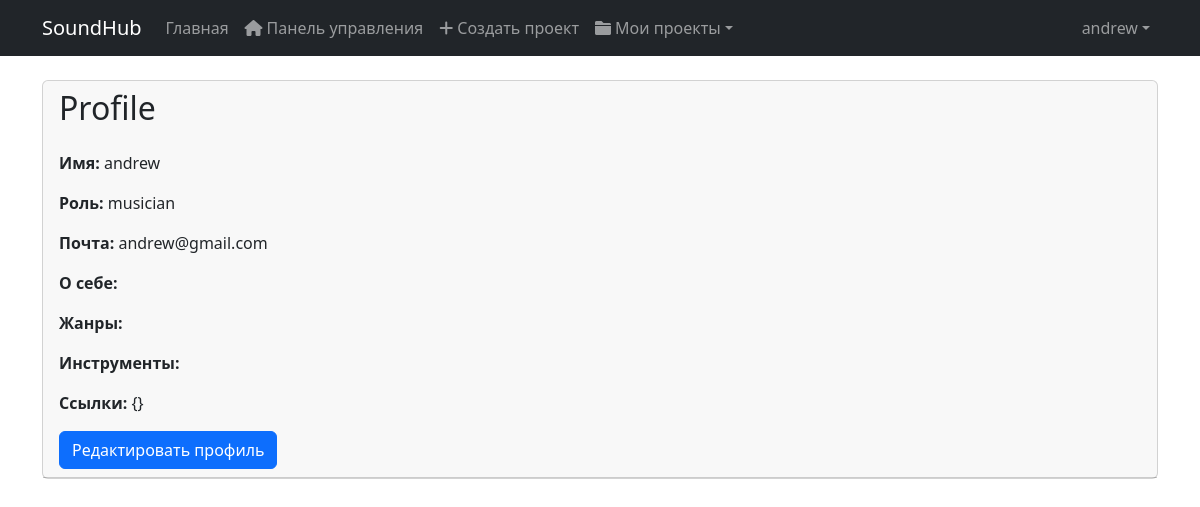
Page /api/users/profile (signed in) on the earlier database version.
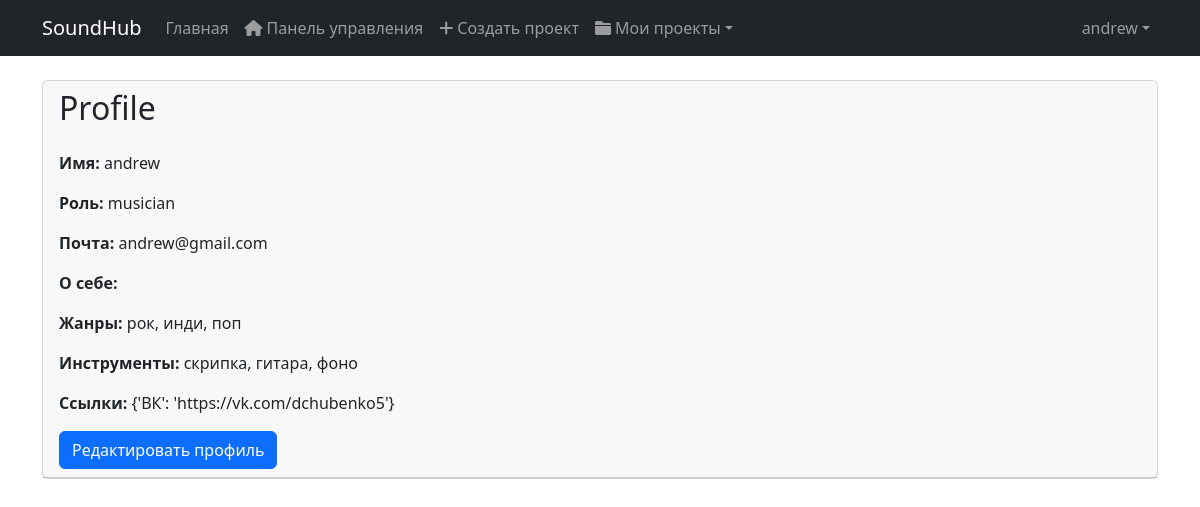
Same page on the later database version.
### users/models.py (models this page shows)
class User(AbstractUser):
    USER_TYPES = (
        ('musician', 'Музыкант'),
        ('studio_owner', 'Владелец студии'),
        ('studio_worker', 'Работник студии')
    )
    user_type = models.CharField(max_length=20, choices=USER_TYPES)
    phone = models.CharField(max_length=20, blank=True)
    is_verified = models.BooleanField(default=False)

class UserProfile(models.Model):
    user = models.OneToOneField(User, on_delete=models.CASCADE)
    avatar = models.ImageField(upload_to='avatars/')
    bio = models.TextField(blank=True)
    social_links = models.JSONField(default=dict)
    instruments = models.JSONField(default=list)
    genres = models.JSONField(default=list)
    studio = models.ForeignKey('studios.Studio', null=True, blank=True, on_delete=models.SET_NULL)

### users/views.py (the view, shortened to what this page needs)
# urls.py: path('profile', profile, name='profile'),
@login_required
def profile(request):
    user = User.objects.get(username=request.user.username)
    return render(request, 'profile.html', {'user': user})

### chats/models.py (called while the page is built)
    def get_last_message(self):
        return self.messages.order_by('-created_at').first()

### templates/profile.html (shortened to what this page needs)
{% extends 'base.html' %}
{% block content %}
  <div class="container mt-4">
    <div class="row">
      <div class="col-md-12">
        <div class="card">
          <div class="card-header">
            <h2 class="mb-0">Profile</h2>
            <br>
            <p>
              <strong>Имя:</strong> {{ user.username }}
            </p>
            <p>
              <strong>Роль:</strong> {{ user.user_type }}
            </p>
            <p>
              <strong>Почта:</strong> {{ user.email }}
            </p>
            <p>
              <strong>О себе:</strong> {{ user.userprofile.bio }}
            </p>
            <p>
              <strong>Жанры:</strong> {{ user.userprofile.genres|join:', ' }}
            </p>
            <p>
              <strong>Инструменты:</strong> {{ user.userprofile.instruments|join:', ' }}
            </p>
            <p>
              <strong>Ссылки:</strong> {{ user.userprofile.social_links }}
            </p>
            <button class="btn btn-primary" data-bs-toggle="modal" data-bs-target="#editProfileModal">Редактировать профиль</button>
          </div>
        </div>
      </div>
    </div>
  </div>
{% endblock %}

### templates/base.html (shortened to what this page needs)
<!DOCTYPE html>
<html lang="ru">
  <head>
    <link href="https://cdn.jsdelivr.net/npm/bootstrap@5.3.0/dist/css/bootstrap.min.css" rel="stylesheet" />
    <link rel="stylesheet" href="https://cdnjs.cloudflare.com/ajax/libs/font-awesome/6.0.0/css/all.min.css" />
  </head>
  <body>
    <nav class="navbar navbar-expand-lg navbar-dark bg-dark">
      <div class="container">
        <a class="navbar-brand" href="{% url 'index' %}">SoundHub</a>
        <div class="collapse navbar-collapse" id="navbarNav">
          <ul class="navbar-nav me-auto">
            <li class="nav-item">
              <a class="nav-link" href="{% url 'index' %}">Главная</a>
            </li>
            {% if user.is_authenticated %}
              {% if user.user_type == 'musician' %}
                <li class="nav-item">
                  <a class="nav-link" href="{% url 'musician_dashboard' %}"><i class="fas fa-home me-1"></i>Панель управления</a>
                </li>
                <li class="nav-item">
                  <a class="nav-link" href="{% url 'studios:studios_list' %}"><i class="fas fa-plus me-1"></i>Создать проект</a>
                </li>
                <li class="nav-item dropdown">
                  <a class="nav-link dropdown-toggle" href="#" id="projectsDropdown" role="button" data-bs-toggle="dropdown"><i class="fas fa-folder me-1"></i>Мои проекты</a>
                </li>
              {% endif %}
            {% endif %}
          </ul>
          <ul class="navbar-nav">
            {% if user.is_authenticated %}
              <li class="nav-item dropdown">
                <a class="nav-link dropdown-toggle" href="#" id="navbarDropdown" role="button" data-bs-toggle="dropdown">{{ user.username }}</a>
              </li>
            {% endif %}
          </ul>
        </div>
      </div>
    </nav>
    {% block content %}
    {% endblock %}
  </body>
</html>

Differences in the rows shown:
changed User "andrew": userprofile.genres (not shown) → "рок, инди, поп"; userprofile.instruments (not shown) → "скрипка, гитара, фоно"; userprofile.social_links "{}" → "{'ВК': 'https://vk.com/dchubenko5'}"
